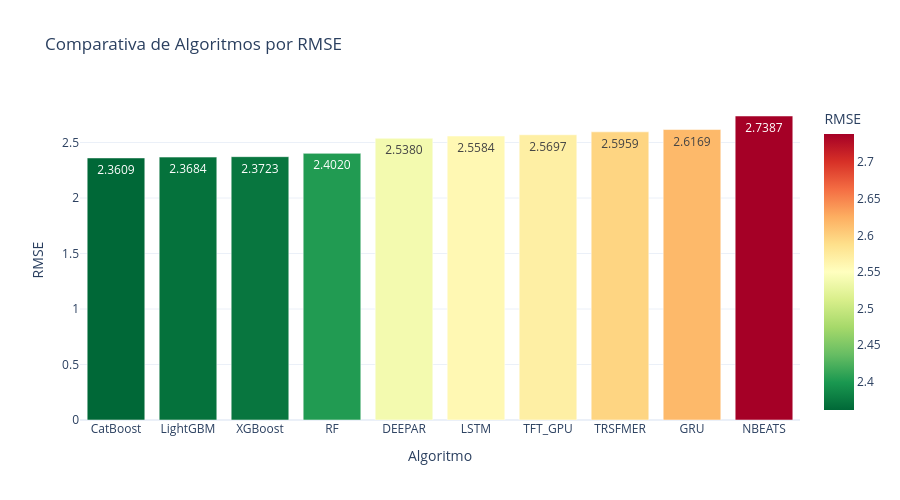

Write notebook code for a chart like this one.
### Code cell
# ============================================================================
# GRÁFICO: COMPARATIVA DE ALGORITMOS - MÉTRICA PARAMETRIZABLE
# ============================================================================

# PARÁMETRO: Métrica a visualizar (cambiar aquí para ver otra métrica)
METRICA_GRAFICO = 'RMSE'

# Algoritmos a excluir del gráfico
ALGORITMOS_EXCLUIR_GRAFICO = ['NAIVE', 'MEDIA7']

print("\n" + "="*100)
print(f"📊 GRÁFICO: COMPARATIVA DE ALGORITMOS - {METRICA_GRAFICO}")
print("="*100)

# Obtener datos globales (NDetalle == 'Global', sin Cluster, sin Producto)
df_global_para_grafico = df_resultados_consolidados[
    (df_resultados_consolidados['NDetalle'] == 'Global') &
    (df_resultados_consolidados['Cluster'].isna()) &
    (df_resultados_consolidados['Producto'].isna())
].copy()

# Filtrar algoritmos a excluir
df_grafico_data = df_global_para_grafico[
    ~df_global_para_grafico['Algoritmo'].isin(ALGORITMOS_EXCLUIR_GRAFICO)
].copy()

# Ordenar por la métrica seleccionada
df_grafico_data = df_grafico_data.sort_values(METRICA_GRAFICO)

# Crear gráfico de barras
import plotly.express as px

fig = px.bar(
    df_grafico_data,
    x='Algoritmo',
    y=METRICA_GRAFICO,
    title=f'Comparativa de Algoritmos por {METRICA_GRAFICO}',
    labels={'Algoritmo': 'Algoritmo', METRICA_GRAFICO: METRICA_GRAFICO},
    color=METRICA_GRAFICO,
    color_continuous_scale='RdYlGn_r',
    text=METRICA_GRAFICO,
    height=500
)

fig.update_traces(textposition='auto', texttemplate='%{text:.4f}')
fig.update_layout(
    xaxis_title='Algoritmo',
    yaxis_title=METRICA_GRAFICO,
    showlegend=False,
    template='plotly_white',
    hovermode='x unified'
)

fig.show()

print(f"\n✅ Gráfico generado con {len(df_grafico_data)} algoritmos (excluidos: {', '.join(ALGORITMOS_EXCLUIR_GRAFICO)})")
print(f"💡 Tip: Cambia METRICA_GRAFICO = '{METRICA_GRAFICO}' por otra métrica para ver diferentes comparativas")

### Figure 1 — Plotly figure (JSON) as saved in the notebook; plotly's stock layout.template omitted (floating-point values rounded to 4 significant figures)
{"data": [{"hovertemplate": "Algoritmo=%{x}<br>RMSE=%{marker.color}<extra></extra>", "legendgroup": "", "marker": {"color": [2.361, 2.368, 2.372, 2.402, 2.538, 2.558, 2.57, 2.596, 2.617, 2.739], "coloraxis": "coloraxis", "pattern": {"shape": ""}}, "name": "", "orientation": "v", "showlegend": false, "text": [2.361, 2.368, 2.372, 2.402, 2.538, 2.558, 2.57, 2.596, 2.617, 2.739], "textposition": "auto", "texttemplate": "%{text:.4f}", "type": "bar", "x": ["CatBoost", "LightGBM", "XGBoost", "RF", "DEEPAR", "LSTM", "TFT_GPU", "TRSFMER", "GRU", "NBEATS"], "xaxis": "x", "y": [2.361, 2.368, 2.372, 2.402, 2.538, 2.558, 2.57, 2.596, 2.617, 2.739], "yaxis": "y"}], "layout": {"barmode": "relative", "coloraxis": {"colorbar": {"title": {"text": "RMSE"}}, "colorscale": [[0, "rgb(0,104,55)"], [0.1, "rgb(26,152,80)"], [0.2, "rgb(102,189,99)"], [0.3, "rgb(166,217,106)"], [0.4, "rgb(217,239,139)"], [0.5, "rgb(255,255,191)"], [0.6, "rgb(254,224,139)"], [0.7, "rgb(253,174,97)"], [0.8, "rgb(244,109,67)"], [0.9, "rgb(215,48,39)"], [1, "rgb(165,0,38)"]]}, "height": 500, "hovermode": "x unified", "legend": {"tracegroupgap": 0}, "showlegend": false, "title": {"text": "Comparativa de Algoritmos por RMSE"}, "xaxis": {"anchor": "y", "domain": [0, 1], "title": {"text": "Algoritmo"}}, "yaxis": {"anchor": "x", "domain": [0, 1], "title": {"text": "RMSE"}}}}
